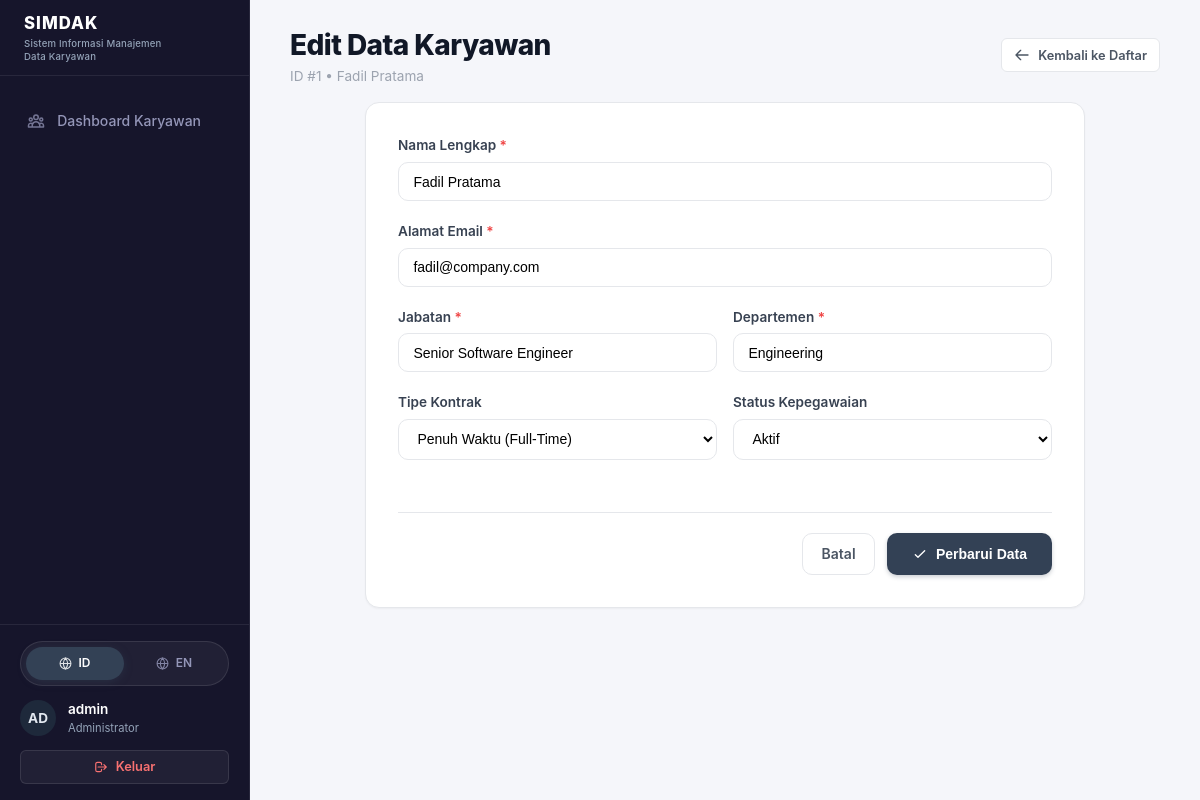
The app's page /edit.php?id=1 (signed in) with its own data.
### tables this page shows
CREATE TABLE IF NOT EXISTS `employees` (
    `id` INT AUTO_INCREMENT PRIMARY KEY,
    `name` VARCHAR(100) NOT NULL,
    `email` VARCHAR(100) NOT NULL,
    `position` VARCHAR(100) NOT NULL,
    `department` VARCHAR(100) NOT NULL,
    `status` VARCHAR(20) NOT NULL DEFAULT 'Active',
    `employmentType` VARCHAR(30) NOT NULL DEFAULT 'Full-Time',
    `createdAt` TIMESTAMP DEFAULT CURRENT_TIMESTAMP,
    `updatedAt` TIMESTAMP DEFAULT CURRENT_TIMESTAMP ON UPDATE CURRENT_TIMESTAMP
);

### src/locales/i18n.php (called while the page is built, shortened)
<?php
function currentLang(): string {
    return $_SESSION['lang'] ?? 'id';
}
function getTranslations(): array {
    static $translations = null;
    if ($translations === null) {
        $lang = currentLang();
        $filePath = __DIR__ . "/{$lang}.php";
        if (file_exists($filePath)) {
            $translations = require $filePath;
        } else {
            $translations = require __DIR__ . '/id.php';
        }
    }
    return $translations;
}
function __(string $key, ?string $fallback = null): string {
    $dict = getTranslations();
    return $dict[$key] ?? ($fallback ?? $key);
}

### src/lib/helpers.php (called while the page is built, shortened)
<?php
function e(?string $value): string {
    return htmlspecialchars((string)$value, ENT_QUOTES, 'UTF-8');
}

### edit.php (the view, shortened to what this page needs)
<?php
require_once __DIR__ . '/src/config/database.php';
require_once __DIR__ . '/src/lib/helpers.php';
require_once __DIR__ . '/src/locales/i18n.php';
$id = filter_input(INPUT_GET, 'id', FILTER_VALIDATE_INT, [
    'options' => ['min_range' => 1]
]);
$stmt = $pdo->prepare("SELECT * FROM employees WHERE id = :id LIMIT 1");
$stmt->execute(['id' => $id]);
$employee = $stmt->fetch();
$name = $employee['name'];
$email = $employee['email'];
$position = $employee['position'];
$department = $employee['department'];
$status = $employee['status'] ?? 'Active';
$employmentType = $employee['employmentType'] ?? 'Full-Time';
require_once __DIR__ . '/src/components/layout-header.php';
require_once __DIR__ . '/src/components/sidebar.php';
?>
<header class="main-content-header">
    <div class="page-headline">
        <h1><?= e(__('edit_employee')) ?></h1>
        <p><?= e(__('id')) ?> #<?= (int)$id ?> • <?= e($name) ?></p>
    </div>
    <a href="index.php" class="btn btn-secondary btn-sm">
        <svg width="16" height="16" fill="none" stroke="currentColor" stroke-width="2" viewBox="0 0 24 24"><path stroke-linecap="round" stroke-linejoin="round" d="M10 19l-7-7m0 0l7-7m-7 7h18"/></svg>
        <span><?= e(__('back')) ?></span>
    </a>
</header>
<div class="content-body">
    <div class="form-card">
        <form action="edit.php?id=<?= (int)$id ?>" method="POST">
            <div class="form-group">
                <label for="name" class="form-label"><?= e(__('name')) ?> <span style="color: #ef4444;">*</span></label>
                <input
                    type="text"
                    name="name"
                    id="name"
                    class="form-control"
                    value="<?= e($name) ?>"
                    maxlength="100"
                    required
                    autofocus
                >
            </div>
            <div class="form-group">
                <label for="email" class="form-label"><?= e(__('email')) ?> <span style="color: #ef4444;">*</span></label>
                <input
                    type="email"
                    name="email"
                    id="email"
                    class="form-control"
                    value="<?= e($email) ?>"
                    maxlength="100"
                    required
                >
            </div>
            <div class="form-row">
                <div class="form-group">
                    <label for="position" class="form-label"><?= e(__('position')) ?> <span style="color: #ef4444;">*</span></label>
                    <input
                        type="text"
                        name="position"
                        id="position"
                        class="form-control"
                        value="<?= e($position) ?>"
                        maxlength="100"
                        required
                    >
                </div>
                <div class="form-group">
                    <label for="department" class="form-label"><?= e(__('department')) ?> <span style="color: #ef4444;">*</span></label>
                    <input
                        type="text"
                        name="department"
                        id="department"
                        class="form-control"
                        value="<?= e($department) ?>"
                        maxlength="100"
                        required
                    >
                </div>
            </div>
            <div class="form-row">
                <div class="form-group">
                    <label for="employmentType" class="form-label"><?= e(__('employment_type')) ?></label>
                    <select name="employmentType" id="employmentType" class="form-control">
                        <option value="Full-Time" <?= $employmentType === 'Full-Time' ? 'selected' : '' ?>><?= e(__('type_full_time')) ?></option>
                    </select>
                </div>
                <div class="form-group">
                    <label for="status" class="form-label"><?= e(__('status')) ?></label>
                    <select name="status" id="status" class="form-control">
                        <option value="Active" <?= $status === 'Active' ? 'selected' : '' ?>><?= e(__('status_active')) ?></option>
                    </select>
                </div>
            </div>
            <div style="display: flex; justify-content: flex-end; gap: 0.75rem; margin-top: 2rem; padding-top: 1.25rem; border-top: 1px solid var(--border-color);">
                <a href="index.php" class="btn btn-secondary">
                    <?= e(__('cancel')) ?>
                </a>
                <button type="submit" class="btn btn-primary" style="padding: 0.65rem 1.5rem;">
                    <svg width="16" height="16" fill="none" stroke="currentColor" stroke-width="2" viewBox="0 0 24 24"><path stroke-linecap="round" stroke-linejoin="round" d="M5 13l4 4L19 7"/></svg>
                    <span><?= e(__('update')) ?></span>
                </button>
            </div>
        </form>
    </div>
</div>
<?php require_once __DIR__ . '/src/components/layout-footer.php'; ?>

### assets/css/style.css (style rules this page uses)
:root { --font-family: -apple-system, BlinkMacSystemFont, "Segoe UI", Roboto, "Helvetica Neue", Arial, sans-serif; --bg-page: #f5f6fa; --bg-card: #ffffff; --bg-card-subtle: #f8fafc; --bg-sidebar: #16152b; --sidebar-text: #9496b8; --sidebar-text-active: #ffffff; --sidebar-item-hover: rgba(255, 255, 255, 0.06); --sidebar-item-active: #22203d; --sidebar-border: rgba(255, 255, 255, 0.08); --primary: #334155; --primary-hover: #1e293b; --primary-light: #f1f5f9; --primary-glow: rgba(51, 65, 85, 0.25); --border-color: #e5e7eb; --border-focus: #334155; --text-primary: #111827; --text-secondary: #4b5563; --text-muted: #9ca3af; --success-bg: #ecfdf5; --success-text: #065f46; --success-border: #a7f3d0; --warning-bg: #fffbeb; --warning-text: #92400e; --warning-border: #fde68a; --danger-bg: #fef2f2; --danger-text: #991b1b; --danger-border: #fecaca; --danger: #ef4444; --danger-hover: #dc2626; --radius-sm: 6px; --radius-md: 10px; --radius-lg: 14px; --radius-xl: 20px; --radius-full: 9999px; --shadow-sm: 0 1px 2px 0 rgb(0 0 0 / 0.04); --shadow-md: 0 4px 6px -1px rgb(0 0 0 / 0.07), 0 2px 4px -2px rgb(0 0 0 / 0.06); --shadow-xl: 0 20px 25px -5px rgb(0 0 0 / 0.08), 0 8px 10px -6px rgb(0 0 0 / 0.06); }
* { box-sizing: border-box; margin: 0; padding: 0; }
body { font-family: var(--font-family); background-color: var(--bg-page); color: var(--text-primary); line-height: 1.5; -webkit-font-smoothing: antialiased; min-height: 100vh; }
.main-content-header { padding: 1.5rem 2.5rem 1rem; display: flex; align-items: center; justify-content: space-between; flex-wrap: wrap; gap: 1rem; }
.page-headline h1 { font-size: 1.75rem; font-weight: 800; color: #111827; letter-spacing: -0.02em; }
.page-headline p { font-size: 0.85rem; color: var(--text-muted); }
.content-body { padding: 0 2.5rem 2.5rem; }
.btn { display: inline-flex; align-items: center; justify-content: center; gap: 0.5rem; font-weight: 600; font-size: 0.875rem; padding: 0.6rem 1.15rem; border-radius: var(--radius-md); cursor: pointer; border: 1px solid transparent; text-decoration: none; transition: all 0.15s ease; }
.btn-primary { background-color: var(--primary); color: #ffffff; box-shadow: 0 2px 4px var(--primary-glow); }
.btn-secondary { background-color: #ffffff; border-color: var(--border-color); color: var(--text-secondary); }
.btn-sm { padding: 0.4rem 0.75rem; font-size: 0.8rem; border-radius: var(--radius-sm); }
.form-card { background: #ffffff; border: 1px solid var(--border-color); border-radius: var(--radius-lg); box-shadow: var(--shadow-sm); padding: 2rem; max-width: 720px; margin: 0 auto; }
.form-group { margin-bottom: 1.25rem; }
.form-label { display: block; font-size: 0.85rem; font-weight: 600; color: #374151; margin-bottom: 0.4rem; }
.form-control { width: 100%; padding: 0.65rem 0.9rem; border: 1px solid var(--border-color); border-radius: var(--radius-md); font-size: 0.875rem; background: #ffffff; outline: none; transition: all 0.15s ease; }
.form-row { display: grid; grid-template-columns: 1fr 1fr; gap: 1rem; }

### records on screen
employees: email "fadil@company.com", position "Senior Software Engineer", department "Engineering", employmentType "Penuh Waktu (Full-Time)", status "Aktif"

### other values on screen
__('app_tagline') "Sistem Informasi Manajemen Data Karyawan"
__('dashboard') "Dashboard Karyawan"
$userInitials "AD"
$userName "admin"
__('logout') "Keluar"
__('edit_employee') "Edit Data Karyawan"
__('id') "ID"
$id "1"
$name "Fadil Pratama"
__('back') "Kembali ke Daftar"
__('name') "Nama Lengkap"
__('email') "Alamat Email"
__('position') "Jabatan"
__('department') "Departemen"
__('employment_type') "Tipe Kontrak"
